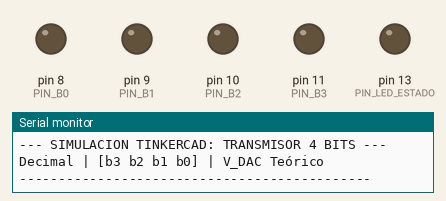
Recording of a sketch running on a simulated Arduino Uno, built with avr-gcc and run on an emulated ATmega328P. Shown: output pins drawn as LEDs (lit = HIGH), the last lines printed to the serial monitor.

Above: at 0.5 s.
At 2.5 s:
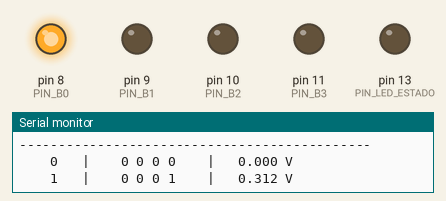
At 5.5 s:
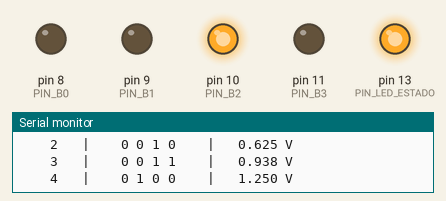
At 8.5 s:
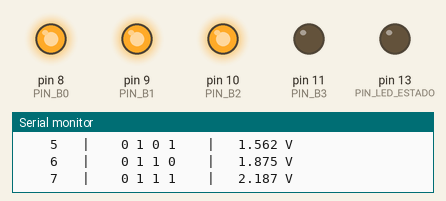
At 11.5 s:
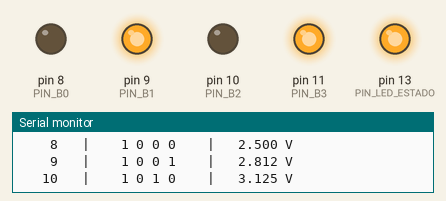
At 19.5 s:
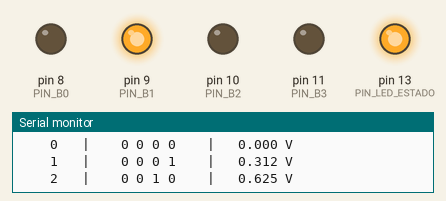
Timing chart, 0 to 20.9 s (numbered marks = the images above):
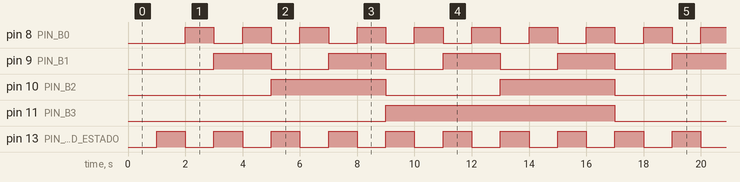

Measured:
- by itself, pin 8 (PIN_B0), pin 13 (PIN_LED_ESTADO): alternates HIGH for 1.0 s and LOW for 1.0 s
- by itself, pin 9 (PIN_B1): alternates HIGH for 2.0 s and LOW for 2.0 s
- by itself, pin 10 (PIN_B2): alternates HIGH for 4.0 s and LOW for 4.0 s
- by itself, pin 11 (PIN_B3): alternates HIGH for 8.0 s and LOW for 8.0 s

The sketch:

codigo_tinkercad.ino
```cpp
/**
 * ============================================================================
 * PROYECTO: Sistema de Comunicación por Medios Ópticos (EL2113)
 * CÓDIGO OPTIMIZADO PARA SIMULACIÓN EN TINKERCAD
 * ============================================================================
 *
 * INSTRUCCIONES PARA TINKERCAD:
 * 1. En TinkerCAD Circuits, haz clic en el botón "Código" (Code).
 * 2. Cambia el desplegable de "Bloques" a "Texto".
 * 3. Borra todo el código por defecto y pega este archivo completo.
 * 4. Haz clic en "Iniciar simulación".
 * 5. Abre el "Monitor en serie" en la esquina inferior derecha.
 * ============================================================================
 */

// Definición de pines para los 4 bits
const uint8_t PIN_B0 = 8;   // Bit 0 (LSB)
const uint8_t PIN_B1 = 9;   // Bit 1
const uint8_t PIN_B2 = 10;  // Bit 2
const uint8_t PIN_B3 = 11;  // Bit 3 (MSB)

// Pin indicador visual de ciclo
const uint8_t PIN_LED_ESTADO = 13;

// Retardo por cada estado en la simulación (milisegundos)
// En TinkerCAD el tiempo real a veces va un poco más lento; 1000 ms es ideal.
const unsigned long INTERVALO_MS = 1000;

uint8_t contador = 0;
unsigned long ultimoCambio = 0;

void setup() {
  pinMode(PIN_B0, OUTPUT);
  pinMode(PIN_B1, OUTPUT);
  pinMode(PIN_B2, OUTPUT);
  pinMode(PIN_B3, OUTPUT);
  pinMode(PIN_LED_ESTADO, OUTPUT);

  Serial.begin(9600);
  Serial.println(F("--- SIMULACION TINKERCAD: TRANSMISOR 4 BITS ---"));
  Serial.println(F("Decimal | [b3 b2 b1 b0] | V_DAC Teórico"));
  Serial.println(F("---------------------------------------------"));
}

void loop() {
  unsigned long ahora = millis();

  if (ahora - ultimoCambio >= INTERVALO_MS) {
    ultimoCambio = ahora;

    // 1. Aplicar bits a las salidas del Arduino
    digitalWrite(PIN_B0, (contador & 0x01) ? HIGH : LOW);
    digitalWrite(PIN_B1, (contador & 0x02) ? HIGH : LOW);
    digitalWrite(PIN_B2, (contador & 0x04) ? HIGH : LOW);
    digitalWrite(PIN_B3, (contador & 0x08) ? HIGH : LOW);

    // Parpadeo de estado en pin 13
    digitalWrite(PIN_LED_ESTADO, !digitalRead(PIN_LED_ESTADO));

    // 2. Cálculo del voltaje esperado (5V * D / 16)
    float vTeorico = (contador * 5.0) / 16.0;

    // 3. Imprimir en el Monitor Serie de TinkerCAD
    Serial.print(F("   "));
    if (contador < 10) Serial.print(F(" "));
    Serial.print(contador);
    Serial.print(F("   |    "));

    for (int8_t i = 3; i >= 0; i--) {
      Serial.print((contador >> i) & 0x01);
      Serial.print(F(" "));
    }
    Serial.print(F("   |   "));
    Serial.print(vTeorico, 3);
    Serial.println(F(" V"));

    // Incrementar de 0 a 15 y reiniciar cíclicamente
    contador = (contador + 1) % 16;
  }
}
```
